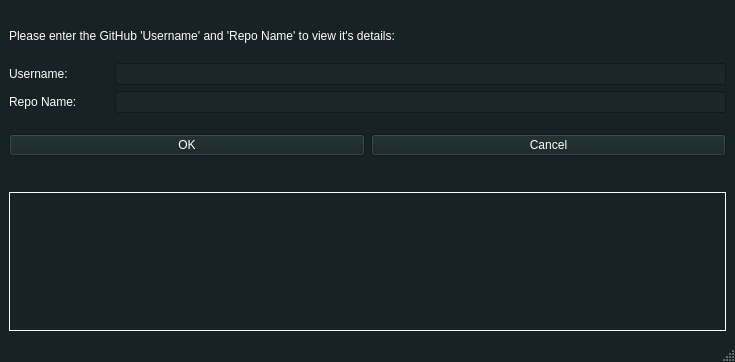
<?xml version="1.0" encoding="UTF-8"?>
<ui version="4.0">
 <class>repo_viewer</class>
 <widget class="QMainWindow" name="repo_viewer">
  <property name="geometry">
   <rect>
    <x>0</x>
    <y>0</y>
    <width>735</width>
    <height>362</height>
   </rect>
  </property>
  <property name="palette">
   <palette>
    <active>
     <colorrole role="WindowText">
      <brush brushstyle="SolidPattern">
       <color alpha="255">
        <red>255</red>
        <green>255</green>
        <blue>255</blue>
       </color>
      </brush>
     </colorrole>
     <colorrole role="Button">
      <brush brushstyle="SolidPattern">
       <color alpha="255">
        <red>22</red>
        <green>34</green>
        <blue>35</blue>
       </color>
      </brush>
     </colorrole>
     <colorrole role="Light">
      <brush brushstyle="SolidPattern">
       <color alpha="255">
        <red>33</red>
        <green>50</green>
        <blue>52</blue>
       </color>
      </brush>
     </colorrole>
     <colorrole role="Midlight">
      <brush brushstyle="SolidPattern">
       <color alpha="255">
        <red>27</red>
        <green>42</green>
        <blue>43</blue>
       </color>
      </brush>
     </colorrole>
     <colorrole role="Dark">
      <brush brushstyle="SolidPattern">
       <color alpha="255">
        <red>11</red>
        <green>17</green>
        <blue>17</blue>
       </color>
      </brush>
     </colorrole>
     <colorrole role="Mid">
      <brush brushstyle="SolidPattern">
       <color alpha="255">
        <red>15</red>
        <green>22</green>
        <blue>23</blue>
       </color>
      </brush>
     </colorrole>
     <colorrole role="Text">
      <brush brushstyle="SolidPattern">
       <color alpha="255">
        <red>255</red>
        <green>255</green>
        <blue>255</blue>
       </color>
      </brush>
     </colorrole>
     <colorrole role="BrightText">
      <brush brushstyle="SolidPattern">
       <color alpha="255">
        <red>255</red>
        <green>255</green>
        <blue>255</blue>
       </color>
      </brush>
     </colorrole>
     <colorrole role="ButtonText">
      <brush brushstyle="SolidPattern">
       <color alpha="255">
        <red>255</red>
        <green>255</green>
        <blue>255</blue>
       </color>
      </brush>
     </colorrole>
     <colorrole role="Base">
      <brush brushstyle="SolidPattern">
       <color alpha="255">
        <red>27</red>
        <green>39</green>
        <blue>43</blue>
       </color>
      </brush>
     </colorrole>
     <colorrole role="Window">
      <brush brushstyle="SolidPattern">
       <color alpha="255">
        <red>22</red>
        <green>34</green>
        <blue>35</blue>
       </color>
      </brush>
     </colorrole>
     <colorrole role="Shadow">
      <brush brushstyle="SolidPattern">
       <color alpha="255">
        <red>0</red>
        <green>0</green>
        <blue>0</blue>
       </color>
      </brush>
     </colorrole>
     <colorrole role="Highlight">
      <brush brushstyle="SolidPattern">
       <color alpha="255">
        <red>249</red>
        <green>202</green>
        <blue>0</blue>
       </color>
      </brush>
     </colorrole>
     <colorrole role="AlternateBase">
      <brush brushstyle="SolidPattern">
       <color alpha="255">
        <red>11</red>
        <green>17</green>
        <blue>17</blue>
       </color>
      </brush>
     </colorrole>
     <colorrole role="ToolTipBase">
      <brush brushstyle="SolidPattern">
       <color alpha="255">
        <red>255</red>
        <green>255</green>
        <blue>220</blue>
       </color>
      </brush>
     </colorrole>
     <colorrole role="ToolTipText">
      <brush brushstyle="SolidPattern">
       <color alpha="255">
        <red>0</red>
        <green>0</green>
        <blue>0</blue>
       </color>
      </brush>
     </colorrole>
     <colorrole role="PlaceholderText">
      <brush brushstyle="SolidPattern">
       <color alpha="127">
        <red>255</red>
        <green>255</green>
        <blue>255</blue>
       </color>
      </brush>
     </colorrole>
    </active>
    <inactive>
     <colorrole role="WindowText">
      <brush brushstyle="SolidPattern">
       <color alpha="255">
        <red>255</red>
        <green>255</green>
        <blue>255</blue>
       </color>
      </brush>
     </colorrole>
     <colorrole role="Button">
      <brush brushstyle="SolidPattern">
       <color alpha="255">
        <red>22</red>
        <green>34</green>
        <blue>35</blue>
       </color>
      </brush>
     </colorrole>
     <colorrole role="Light">
      <brush brushstyle="SolidPattern">
       <color alpha="255">
        <red>33</red>
        <green>50</green>
        <blue>52</blue>
       </color>
      </brush>
     </colorrole>
     <colorrole role="Midlight">
      <brush brushstyle="SolidPattern">
       <color alpha="255">
        <red>27</red>
        <green>42</green>
        <blue>43</blue>
       </color>
      </brush>
     </colorrole>
     <colorrole role="Dark">
      <brush brushstyle="SolidPattern">
       <color alpha="255">
        <red>11</red>
        <green>17</green>
        <blue>17</blue>
       </color>
      </brush>
     </colorrole>
     <colorrole role="Mid">
      <brush brushstyle="SolidPattern">
       <color alpha="255">
        <red>15</red>
        <green>22</green>
        <blue>23</blue>
       </color>
      </brush>
     </colorrole>
     <colorrole role="Text">
      <brush brushstyle="SolidPattern">
       <color alpha="255">
        <red>255</red>
        <green>255</green>
        <blue>255</blue>
       </color>
      </brush>
     </colorrole>
     <colorrole role="BrightText">
      <brush brushstyle="SolidPattern">
       <color alpha="255">
        <red>255</red>
        <green>255</green>
        <blue>255</blue>
       </color>
      </brush>
     </colorrole>
     <colorrole role="ButtonText">
      <brush brushstyle="SolidPattern">
       <color alpha="255">
        <red>255</red>
        <green>255</green>
        <blue>255</blue>
       </color>
      </brush>
     </colorrole>
     <colorrole role="Base">
      <brush brushstyle="SolidPattern">
       <color alpha="255">
        <red>27</red>
        <green>39</green>
        <blue>43</blue>
       </color>
      </brush>
     </colorrole>
     <colorrole role="Window">
      <brush brushstyle="SolidPattern">
       <color alpha="255">
        <red>22</red>
        <green>34</green>
        <blue>35</blue>
       </color>
      </brush>
     </colorrole>
     <colorrole role="Shadow">
      <brush brushstyle="SolidPattern">
       <color alpha="255">
        <red>0</red>
        <green>0</green>
        <blue>0</blue>
       </color>
      </brush>
     </colorrole>
     <colorrole role="Highlight">
      <brush brushstyle="SolidPattern">
       <color alpha="255">
        <red>249</red>
        <green>202</green>
        <blue>0</blue>
       </color>
      </brush>
     </colorrole>
     <colorrole role="AlternateBase">
      <brush brushstyle="SolidPattern">
       <color alpha="255">
        <red>11</red>
        <green>17</green>
        <blue>17</blue>
       </color>
      </brush>
     </colorrole>
     <colorrole role="ToolTipBase">
      <brush brushstyle="SolidPattern">
       <color alpha="255">
        <red>255</red>
        <green>255</green>
        <blue>220</blue>
       </color>
      </brush>
     </colorrole>
     <colorrole role="ToolTipText">
      <brush brushstyle="SolidPattern">
       <color alpha="255">
        <red>0</red>
        <green>0</green>
        <blue>0</blue>
       </color>
      </brush>
     </colorrole>
     <colorrole role="PlaceholderText">
      <brush brushstyle="SolidPattern">
       <color alpha="127">
        <red>255</red>
        <green>255</green>
        <blue>255</blue>
       </color>
      </brush>
     </colorrole>
    </inactive>
    <disabled>
     <colorrole role="WindowText">
      <brush brushstyle="SolidPattern">
       <color alpha="255">
        <red>11</red>
        <green>17</green>
        <blue>17</blue>
       </color>
      </brush>
     </colorrole>
     <colorrole role="Button">
      <brush brushstyle="SolidPattern">
       <color alpha="255">
        <red>22</red>
        <green>34</green>
        <blue>35</blue>
       </color>
      </brush>
     </colorrole>
     <colorrole role="Light">
      <brush brushstyle="SolidPattern">
       <color alpha="255">
        <red>33</red>
        <green>50</green>
        <blue>52</blue>
       </color>
      </brush>
     </colorrole>
     <colorrole role="Midlight">
      <brush brushstyle="SolidPattern">
       <color alpha="255">
        <red>27</red>
        <green>42</green>
        <blue>43</blue>
       </color>
      </brush>
     </colorrole>
     <colorrole role="Dark">
      <brush brushstyle="SolidPattern">
       <color alpha="255">
        <red>11</red>
        <green>17</green>
        <blue>17</blue>
       </color>
      </brush>
     </colorrole>
     <colorrole role="Mid">
      <brush brushstyle="SolidPattern">
       <color alpha="255">
        <red>15</red>
        <green>22</green>
        <blue>23</blue>
       </color>
      </brush>
     </colorrole>
     <colorrole role="Text">
      <brush brushstyle="SolidPattern">
       <color alpha="255">
        <red>11</red>
        <green>17</green>
        <blue>17</blue>
       </color>
      </brush>
     </colorrole>
     <colorrole role="BrightText">
      <brush brushstyle="SolidPattern">
       <color alpha="255">
        <red>255</red>
        <green>255</green>
        <blue>255</blue>
       </color>
      </brush>
     </colorrole>
     <colorrole role="ButtonText">
      <brush brushstyle="SolidPattern">
       <color alpha="255">
        <red>11</red>
        <green>17</green>
        <blue>17</blue>
       </color>
      </brush>
     </colorrole>
     <colorrole role="Base">
      <brush brushstyle="SolidPattern">
       <color alpha="255">
        <red>22</red>
        <green>34</green>
        <blue>35</blue>
       </color>
      </brush>
     </colorrole>
     <colorrole role="Window">
      <brush brushstyle="SolidPattern">
       <color alpha="255">
        <red>22</red>
        <green>34</green>
        <blue>35</blue>
       </color>
      </brush>
     </colorrole>
     <colorrole role="Shadow">
      <brush brushstyle="SolidPattern">
       <color alpha="255">
        <red>0</red>
        <green>0</green>
        <blue>0</blue>
       </color>
      </brush>
     </colorrole>
     <colorrole role="AlternateBase">
      <brush brushstyle="SolidPattern">
       <color alpha="255">
        <red>22</red>
        <green>34</green>
        <blue>35</blue>
       </color>
      </brush>
     </colorrole>
     <colorrole role="ToolTipBase">
      <brush brushstyle="SolidPattern">
       <color alpha="255">
        <red>255</red>
        <green>255</green>
        <blue>220</blue>
       </color>
      </brush>
     </colorrole>
     <colorrole role="ToolTipText">
      <brush brushstyle="SolidPattern">
       <color alpha="255">
        <red>0</red>
        <green>0</green>
        <blue>0</blue>
       </color>
      </brush>
     </colorrole>
     <colorrole role="PlaceholderText">
      <brush brushstyle="SolidPattern">
       <color alpha="127">
        <red>11</red>
        <green>17</green>
        <blue>17</blue>
       </color>
      </brush>
     </colorrole>
    </disabled>
   </palette>
  </property>
  <property name="windowTitle">
   <string>GitHub Repository Viewer</string>
  </property>
  <property name="styleSheet">
   <string notr="true"/>
  </property>
  <widget class="QWidget" name="centralwidget">
   <layout class="QGridLayout" name="gridLayout">
    <item row="0" column="0">
     <spacer name="verticalSpacer_2">
      <property name="orientation">
       <enum>Qt::Vertical</enum>
      </property>
      <property name="sizeType">
       <enum>QSizePolicy::Fixed</enum>
      </property>
      <property name="sizeHint" stdset="0">
       <size>
        <width>20</width>
        <height>20</height>
       </size>
      </property>
     </spacer>
    </item>
    <item row="4" column="0">
     <layout class="QHBoxLayout" name="horizontalLayout_2">
      <item>
       <widget class="QLabel" name="repo_name">
        <property name="minimumSize">
         <size>
          <width>100</width>
          <height>0</height>
         </size>
        </property>
        <property name="text">
         <string>Repo Name:</string>
        </property>
       </widget>
      </item>
      <item>
       <widget class="QLineEdit" name="le_repo_name"/>
      </item>
     </layout>
    </item>
    <item row="3" column="0">
     <layout class="QHBoxLayout" name="horizontalLayout">
      <property name="topMargin">
       <number>9</number>
      </property>
      <item>
       <widget class="QLabel" name="username">
        <property name="sizePolicy">
         <sizepolicy hsizetype="Preferred" vsizetype="Preferred">
          <horstretch>0</horstretch>
          <verstretch>0</verstretch>
         </sizepolicy>
        </property>
        <property name="minimumSize">
         <size>
          <width>100</width>
          <height>0</height>
         </size>
        </property>
        <property name="text">
         <string>Username:</string>
        </property>
       </widget>
      </item>
      <item>
       <widget class="QLineEdit" name="le_username">
        <property name="sizePolicy">
         <sizepolicy hsizetype="Expanding" vsizetype="Fixed">
          <horstretch>0</horstretch>
          <verstretch>0</verstretch>
         </sizepolicy>
        </property>
       </widget>
      </item>
     </layout>
    </item>
    <item row="2" column="0">
     <spacer name="verticalSpacer_3">
      <property name="orientation">
       <enum>Qt::Vertical</enum>
      </property>
      <property name="sizeType">
       <enum>QSizePolicy::Fixed</enum>
      </property>
      <property name="sizeHint" stdset="0">
       <size>
        <width>20</width>
        <height>5</height>
       </size>
      </property>
     </spacer>
    </item>
    <item row="8" column="0">
     <widget class="QScrollArea" name="scrollArea">
      <property name="autoFillBackground">
       <bool>true</bool>
      </property>
      <property name="styleSheet">
       <string notr="true"/>
      </property>
      <property name="frameShape">
       <enum>QFrame::Box</enum>
      </property>
      <property name="frameShadow">
       <enum>QFrame::Plain</enum>
      </property>
      <property name="widgetResizable">
       <bool>true</bool>
      </property>
      <widget class="QWidget" name="scrollAreaWidgetContents">
       <property name="geometry">
        <rect>
         <x>0</x>
         <y>0</y>
         <width>715</width>
         <height>68</height>
        </rect>
       </property>
       <property name="autoFillBackground">
        <bool>true</bool>
       </property>
       <layout class="QVBoxLayout" name="verticalLayout">
        <item>
         <widget class="QLabel" name="repo_details">
          <property name="maximumSize">
           <size>
            <width>16777215</width>
            <height>16777215</height>
           </size>
          </property>
          <property name="styleSheet">
           <string notr="true">color:white;</string>
          </property>
          <property name="text">
           <string/>
          </property>
          <property name="alignment">
           <set>Qt::AlignLeading|Qt::AlignLeft|Qt::AlignTop</set>
          </property>
         </widget>
        </item>
       </layout>
      </widget>
     </widget>
    </item>
    <item row="5" column="0">
     <spacer name="verticalSpacer_4">
      <property name="orientation">
       <enum>Qt::Vertical</enum>
      </property>
      <property name="sizeType">
       <enum>QSizePolicy::Fixed</enum>
      </property>
      <property name="sizeHint" stdset="0">
       <size>
        <width>20</width>
        <height>15</height>
       </size>
      </property>
     </spacer>
    </item>
    <item row="7" column="0">
     <spacer name="verticalSpacer">
      <property name="orientation">
       <enum>Qt::Vertical</enum>
      </property>
      <property name="sizeType">
       <enum>QSizePolicy::Fixed</enum>
      </property>
      <property name="sizeHint" stdset="0">
       <size>
        <width>20</width>
        <height>30</height>
       </size>
      </property>
     </spacer>
    </item>
    <item row="6" column="0">
     <layout class="QHBoxLayout" name="horizontalLayout_3">
      <item>
       <widget class="QPushButton" name="pb_ok">
        <property name="text">
         <string>OK</string>
        </property>
       </widget>
      </item>
      <item>
       <widget class="QPushButton" name="pb_cancel">
        <property name="text">
         <string>Cancel</string>
        </property>
       </widget>
      </item>
     </layout>
    </item>
    <item row="1" column="0">
     <widget class="QLabel" name="welcome_text">
      <property name="sizePolicy">
       <sizepolicy hsizetype="Preferred" vsizetype="Fixed">
        <horstretch>0</horstretch>
        <verstretch>0</verstretch>
       </sizepolicy>
      </property>
      <property name="text">
       <string>Please enter the GitHub 'Username' and 'Repo Name' to view it's details:</string>
      </property>
     </widget>
    </item>
   </layout>
  </widget>
  <widget class="QMenuBar" name="menubar">
   <property name="geometry">
    <rect>
     <x>0</x>
     <y>0</y>
     <width>735</width>
     <height>23</height>
    </rect>
   </property>
  </widget>
  <widget class="QStatusBar" name="statusbar"/>
 </widget>
 <tabstops>
  <tabstop>le_username</tabstop>
  <tabstop>le_repo_name</tabstop>
  <tabstop>pb_ok</tabstop>
  <tabstop>pb_cancel</tabstop>
  <tabstop>scrollArea</tabstop>
 </tabstops>
 <resources/>
 <connections/>
</ui>
